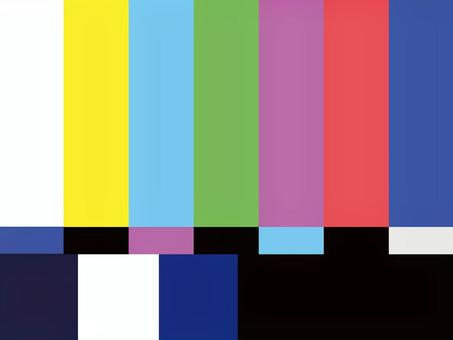
#> input picture jeha pt 5/img/colorbar.jpeg, 453 x 340 px
$ python grayscale_historigram.py
#> lines starting #> are read from the running program, lines starting #| are printed output that depends on the picture
from matplotlib import pyplot as plt
import cv2
import os

# buka gambar
img_path = os.path.join(".", "img/colorbar.jpeg")
img = cv2.imread(img_path)
#> img is the input picture: shape (340, 453, 3); mean B, G, R 127.9, 131, 138

img = cv2.cvtColor(img, cv2.COLOR_BGR2GRAY)
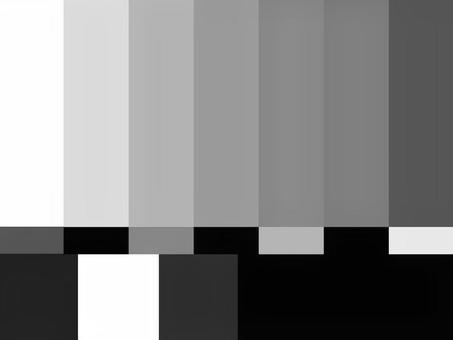
#> img: shape (340, 453); min 0, max 255, mean 132.7
cv2.imshow("Original", img)

hist = cv2.calcHist([img], [0], None, [256], [0, 256])
#> hist = 256 values, max 17650 at index 254, min 0 at index 64, mean 601.6

plt.figure()
plt.title("Grayscale Histogram")
plt.xlabel("Bins")
plt.ylabel("# of Pixels")
plt.plot(hist)
plt.xlim([0, 256])
plt.show()
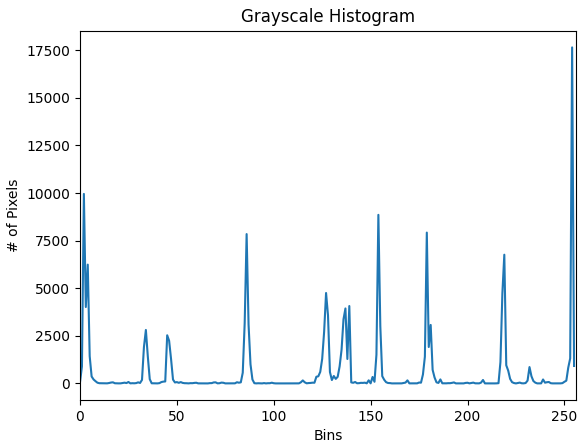
#> figure drawn by matplotlib, 1 panel; curve peaks at x = 254, y = 17650
cv2.waitKey(50000)
